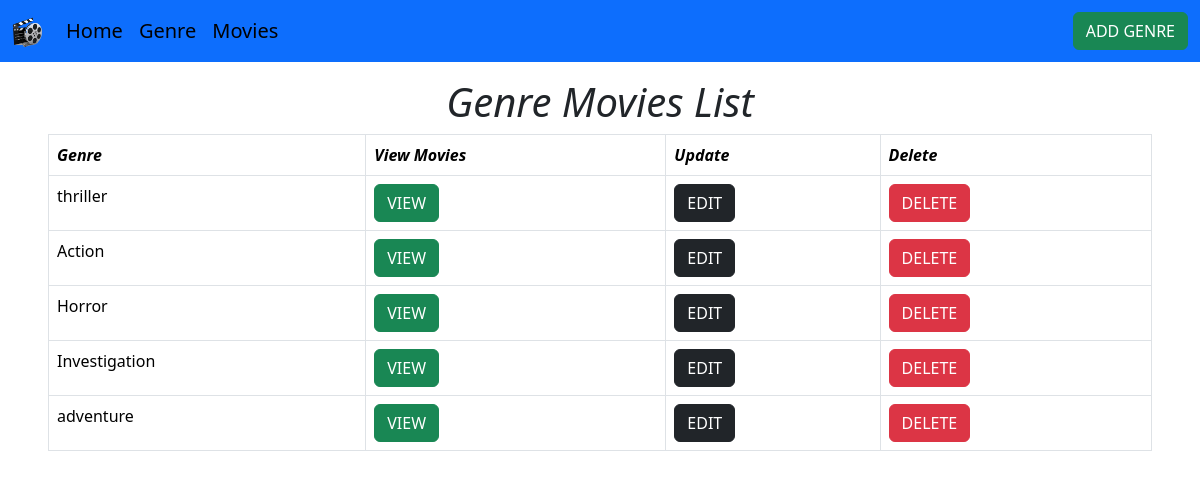
Page /genremovielist/ (signed in) on the earlier database version.
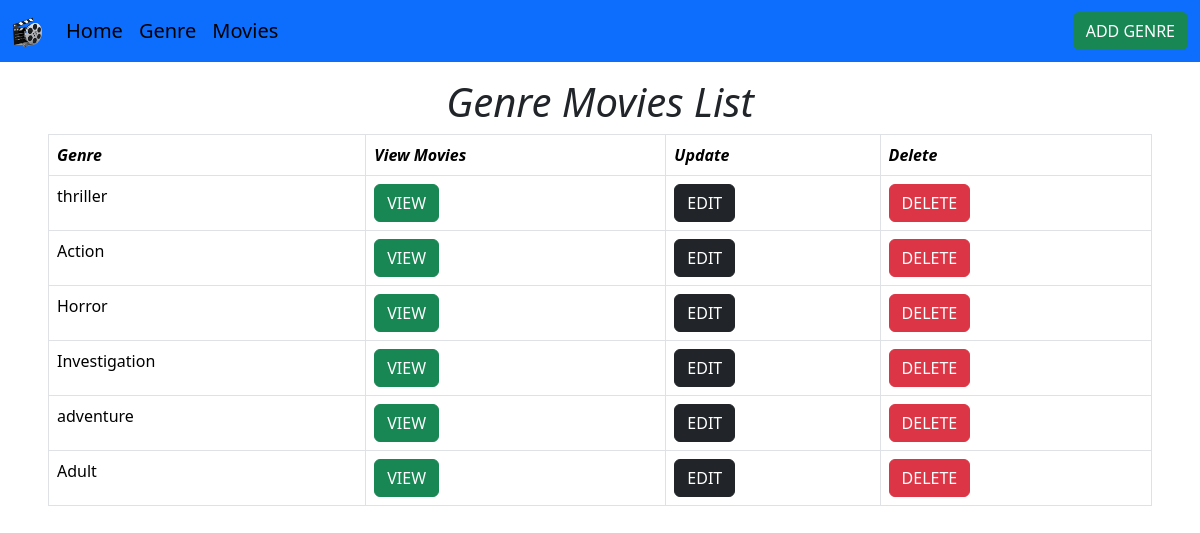
Same page on the later database version.
### movapp/models.py (models this page shows)
class Genre(models.Model):
    Genre=models.CharField(max_length=20)
    Discription=models.CharField(max_length=200)
    def __str__(self):
        return self.Genre

### movapp/views.py (the view)
# urls.py: path('genremovielist/',GenreMovielist.as_view(),name='GenMovlist'),
@method_decorator(Signin_required,name="dispatch")
class GenreMovielist(View):
    def get(self,request):
        genre=Genre.objects.all()
        return render(request,'genremovielist.html',{"form":genre})

### movapp/views.py (called while the page is built)
def Signin_required(fn):
    def Wrapper(request,*args,**kwargs):
        if not request.user.is_authenticated:
            return redirect('login')
        else:
            return fn(request,*args,**kwargs)
    return Wrapper

### movapp/templates/genremovielist.html (shortened to what this page needs)
<!DOCTYPE html>
{% load static %}
<html lang="en">
<head>
    <link href="https://cdn.jsdelivr.net/npm/bootstrap@5.3.2/dist/css/bootstrap.min.css" rel="stylesheet">
</head>
<body>
    <nav class="navbar navbar-expand-lg bg-primary mb-3">
        <div class="container-fluid">
          <a class="navbar-brand" href="#"><img src="{% static 'film-reel-36145.png' %}" class="icon" width="30" height="30" alt=""
              ></a>
          <div class="collapse navbar-collapse" id="navbarTogglerDemo03">
            <ul class="navbar-nav me-auto mb-2 mb-lg-0">
              <li class="nav-item">
                <a class="nav-link active fs-5" aria-current="page" href="{% url 'home2' %}">Home</a>
              </li>
              <li class="nav-item">
                <a class="nav-link active fs-5" href="{% url 'GenMovlist' %}">Genre</a>
              </li>
              <li class="nav-item">
                <a class="nav-link active fs-5" href="{% url 'movielist' %}">Movies</a>
              </li>
            </ul>
            <form class="d-flex" role="search">
              <a class="btn btn-success" href="{% url 'Gform' %}">ADD GENRE</a>
            </form>
          </div>
        </div>
      </nav>
    <h1 align="center" class="fst-italic">Genre Movies List</h1>
    <div class="ms-5 me-5">
    <table class="table table-hover table-bordered">
        <tr>
            <th class="fst-italic">Genre</th>
            <th class="fst-italic">View Movies</th>
            <th class="fst-italic">Update</th>
            <th class="fst-italic">Delete</th>
        </tr>
        {% for i in form %}
        <tr>
            <td>{{i}}</td>
            <td><a class="btn btn-success" href="{% url 'GenView' i.id %}">VIEW</a></td>
            <td><a class="btn btn-dark" href="{% url 'G_Update' i.id %}">EDIT</a></td>
            <td><a class="btn btn-danger" href="{% url 'G_Delete' i.id %}">DELETE</a></td>
        </tr>
        {%  endfor %}
    </table>
</div>
</body>
</html>

Differences in the rows shown:
added Genre: Genre "Adult"
